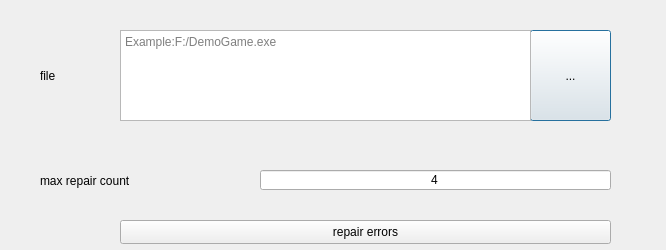
<?xml version="1.0" encoding="UTF-8"?>
<ui version="4.0">
 <class>ErrorRepairDialog</class>
 <widget class="QDialog" name="ErrorRepairDialog">
  <property name="geometry">
   <rect>
    <x>0</x>
    <y>0</y>
    <width>666</width>
    <height>250</height>
   </rect>
  </property>
  <property name="windowTitle">
   <string>Error Repair</string>
  </property>
  <widget class="QPushButton" name="selectFileBtn">
   <property name="geometry">
    <rect>
     <x>530</x>
     <y>30</y>
     <width>81</width>
     <height>91</height>
    </rect>
   </property>
   <property name="text">
    <string notr="true">...</string>
   </property>
  </widget>
  <widget class="QLabel" name="label">
   <property name="geometry">
    <rect>
     <x>40</x>
     <y>45</y>
     <width>71</width>
     <height>61</height>
    </rect>
   </property>
   <property name="text">
    <string>file</string>
   </property>
   <property name="wordWrap">
    <bool>true</bool>
   </property>
  </widget>
  <widget class="QTextEdit" name="selectFileText">
   <property name="geometry">
    <rect>
     <x>120</x>
     <y>30</y>
     <width>411</width>
     <height>91</height>
    </rect>
   </property>
   <property name="toolTip">
    <string/>
   </property>
   <property name="placeholderText">
    <string notr="true">Example:F:/DemoGame.exe</string>
   </property>
  </widget>
  <widget class="QLabel" name="label_2">
   <property name="geometry">
    <rect>
     <x>40</x>
     <y>150</y>
     <width>211</width>
     <height>61</height>
    </rect>
   </property>
   <property name="text">
    <string>max repair count</string>
   </property>
   <property name="wordWrap">
    <bool>true</bool>
   </property>
  </widget>
  <widget class="QLineEdit" name="maxRecursionLineEdit">
   <property name="geometry">
    <rect>
     <x>260</x>
     <y>170</y>
     <width>351</width>
     <height>20</height>
    </rect>
   </property>
   <property name="text">
    <string notr="true">4</string>
   </property>
   <property name="alignment">
    <set>Qt::AlignCenter</set>
   </property>
  </widget>
  <widget class="QPushButton" name="repairBtn">
   <property name="geometry">
    <rect>
     <x>120</x>
     <y>220</y>
     <width>491</width>
     <height>24</height>
    </rect>
   </property>
   <property name="text">
    <string>repair errors</string>
   </property>
  </widget>
 </widget>
 <resources/>
 <connections/>
</ui>
